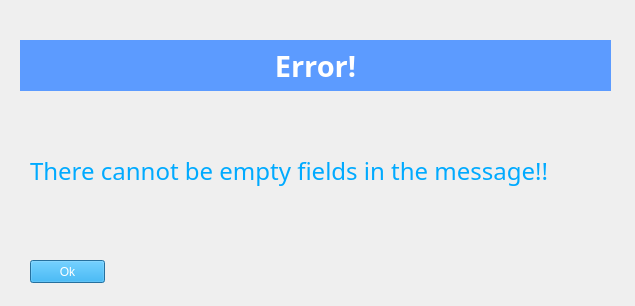
<?xml version="1.0" encoding="UTF-8"?>
<ui version="4.0">
 <class>ErrorDialog</class>
 <widget class="QDialog" name="ErrorDialog">
  <property name="geometry">
   <rect>
    <x>0</x>
    <y>0</y>
    <width>635</width>
    <height>306</height>
   </rect>
  </property>
  <property name="minimumSize">
   <size>
    <width>635</width>
    <height>306</height>
   </size>
  </property>
  <property name="maximumSize">
   <size>
    <width>635</width>
    <height>306</height>
   </size>
  </property>
  <property name="windowTitle">
   <string>Dialog</string>
  </property>
  <widget class="QLabel" name="lblError">
   <property name="geometry">
    <rect>
     <x>20</x>
     <y>40</y>
     <width>591</width>
     <height>51</height>
    </rect>
   </property>
   <property name="font">
    <font>
     <family>Bahnschrift</family>
     <pointsize>22</pointsize>
     <weight>75</weight>
     <bold>true</bold>
    </font>
   </property>
   <property name="styleSheet">
    <string notr="true">background-color: rgb(92, 155, 255);
color: rgb(255, 255, 255);</string>
   </property>
   <property name="text">
    <string>Error!</string>
   </property>
   <property name="alignment">
    <set>Qt::AlignCenter</set>
   </property>
  </widget>
  <widget class="QLabel" name="lblErrorMsg">
   <property name="geometry">
    <rect>
     <x>30</x>
     <y>120</y>
     <width>581</width>
     <height>101</height>
    </rect>
   </property>
   <property name="font">
    <font>
     <family>Bahnschrift</family>
     <pointsize>18</pointsize>
     <weight>9</weight>
     <italic>false</italic>
     <bold>false</bold>
    </font>
   </property>
   <property name="styleSheet">
    <string notr="true">color: rgb(0, 170, 255);
font: 75 18pt &quot;Bahnschrift&quot;;</string>
   </property>
   <property name="text">
    <string>There cannot be empty fields in the message!!</string>
   </property>
  </widget>
  <widget class="QPushButton" name="pushButton">
   <property name="geometry">
    <rect>
     <x>30</x>
     <y>260</y>
     <width>75</width>
     <height>23</height>
    </rect>
   </property>
   <property name="styleSheet">
    <string notr="true">background-color: rgb(0, 170, 255);
color: rgb(255, 255, 255);</string>
   </property>
   <property name="text">
    <string>Ok</string>
   </property>
  </widget>
 </widget>
 <resources/>
 <connections/>
</ui>
